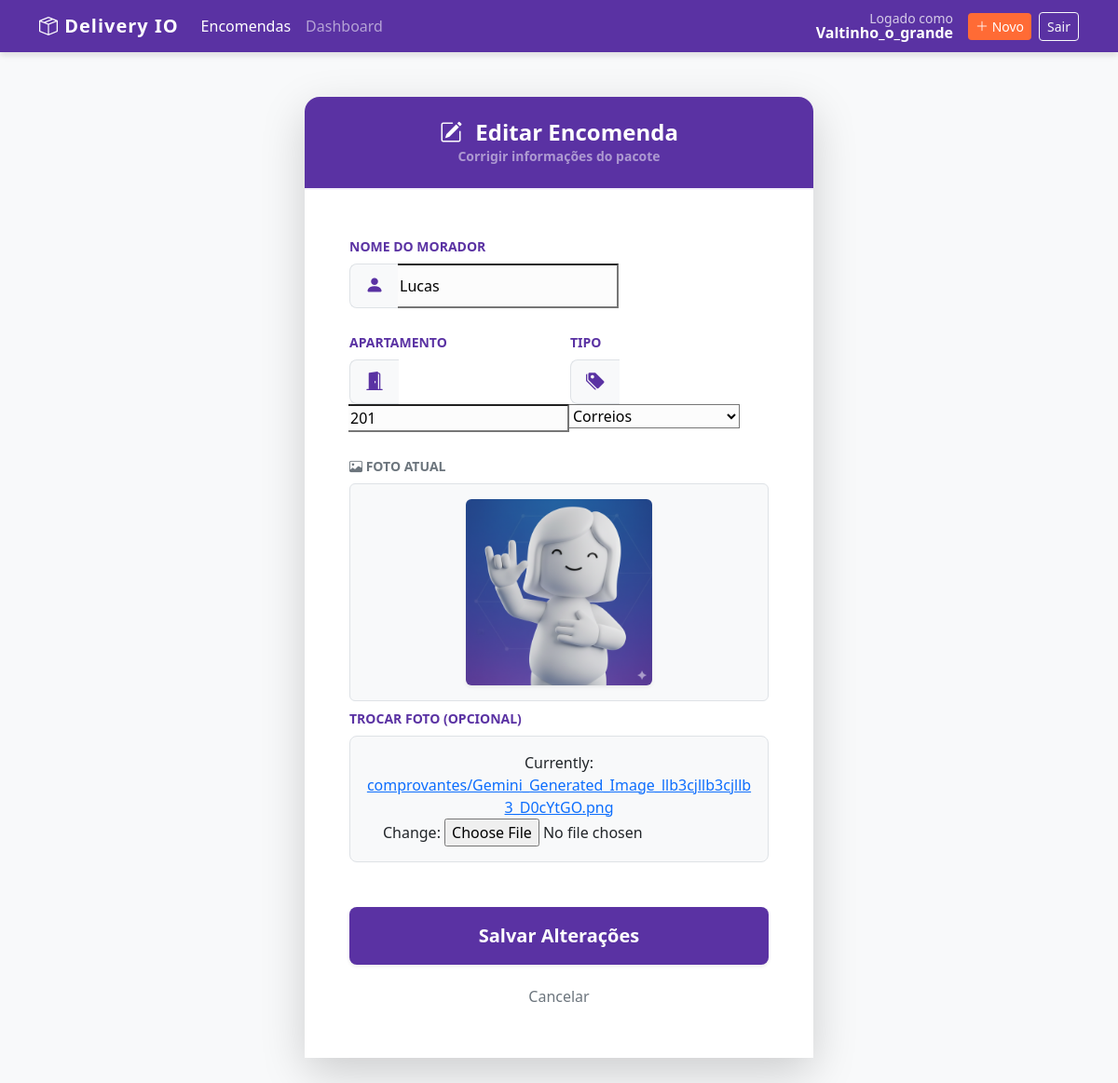
The app's page /package/2/update/ (signed in) with its own data.
### users/models.py (models this page shows, shortened)
class CustomUser(AbstractUser):
    email = models.EmailField(unique=True)
    building = models.ForeignKey(
        'building.Building',
        on_delete=models.SET_NULL,
        null=True,
    )

### package/models.py (models this page shows, shortened)
class Package(models.Model):
    owner_name = models.CharField(max_length=200)
    ap_number = models.PositiveSmallIntegerField(
        validators=[
            MinValueValidator(11),
            MaxValueValidator(283)
        ]
    )
    package_type = models.ForeignKey(
        'type.Type',
        on_delete=models.PROTECT,
        null=True,
        blank=True,
    )
    user_deliver = models.ForeignKey(
        'users.CustomUser',
        on_delete=models.PROTECT,
    )
    building = models.ForeignKey(
        'building.Building',
        on_delete=models.PROTECT,
        null=True
    )
    created_at = models.DateTimeField(auto_now_add=True)
    updated_at = models.DateTimeField(auto_now=True)
    photo_field = models.ImageField(
        upload_to='comprovantes/'
    )

### package/views.py (the view)
# urls.py: path('package/<int:pk>/update/', views.PackageUpdateView.as_view(), name='package_update'),
class PackageUpdateView(LoginRequiredMixin, UpdateView):
    model = Package
    form_class = PackageForms
    template_name = 'package_update.html'
    success_url = reverse_lazy('packages_list')

### package/forms.py
class PackageForms(forms.ModelForm):
    class Meta:
       model = models.Package
       fields = ["owner_name",
                 "ap_number",
                 "package_type",
                 "photo_field"
                 ]

### type/models.py (called while the page is built)
    def __str__(self):
        return self.type

### package/templates/package_update.html (shortened to what this page needs)
{% extends 'base.html' %}
{% block content %}
<div class="row justify-content-center py-4">
    <div class="col-md-8 col-lg-6">
        <div class="card shadow-lg border-0 rounded-4">
            <div class="card-header p-4 text-center" style="background-color: var(--primary-purple); border-top-left-radius: 1rem; border-top-right-radius: 1rem;">
                <h4 class="m-0 text-white fw-bold">
                    <i class="bi bi-pencil-square me-2"></i> Editar Encomenda
                </h4>
                <p class="text-white-50 mb-0 small">Corrigir informações do pacote</p>
            </div>
            <div class="card-body p-5 bg-white">
                <form method="post" enctype="multipart/form-data">
                    <div class="mb-4">
                        <label class="form-label text-purple fw-bold small text-uppercase">
                            Nome do Morador
                        </label>
                        <div class="input-group input-group-lg">
                            <span class="input-group-text bg-light border-end-0 text-purple">
                                <i class="bi bi-person-fill"></i>
                            </span>
                            {{ form.owner_name }}
                        </div>
                    </div>
                    <div class="row mb-4">
                        <div class="col-md-6">
                            <label class="form-label text-purple fw-bold small text-uppercase">
                                Apartamento
                            </label>
                            <div class="input-group input-group-lg">
                                <span class="input-group-text bg-light border-end-0 text-purple">
                                    <i class="bi bi-door-open-fill"></i>
                                </span>
                                {{ form.ap_number }}
                            </div>
                        </div>
                        <div class="col-md-6">
                            <label class="form-label text-purple fw-bold small text-uppercase">
                                Tipo
                            </label>
                            <div class="input-group input-group-lg">
                                <span class="input-group-text bg-light border-end-0 text-purple">
                                    <i class="bi bi-tags-fill"></i>
                                </span>
                                {{ form.package_type }}
                            </div>
                        </div>
                    </div>
                    <div class="mb-5">
                         <label class="form-label text-secondary fw-bold small text-uppercase">
                             <i class="bi bi-image"></i> Foto Atual
                         </label>
                         {% if object.photo_field %}
                            <div class="mb-6 text-center p-3 bg-light rounded border">
                                <img src="{{ object.photo_field.url }}" class="img-fluid rounded shadow-sm" style="max-height: 200px;">
                            </div>
                         {% endif %}
                        <label class="form-label text-purple fw-bold small text-uppercase mt-2">
                            Trocar Foto (Opcional)
                        </label>
                        <div class="p-3 bg-light rounded-3 border text-center">
                            {{ form.photo_field }}
                        </div>
                    </div>
                    <div class="d-grid gap-3">
                        <button type="submit" class="btn btn-purple btn-lg py-3 fw-bold shadow-sm">
                            Salvar Alterações
                        </button>
                        <a href="{% url 'packages_list' %}" class="btn btn-outline-secondary border-0">
                            Cancelar
                        </a>
                    </div>
                </form>
            </div>
        </div>
    </div>
</div>
{% endblock %}

### templates/base.html (shortened to what this page needs)
<!DOCTYPE html>
<html lang="pt-br">
<head>
    <link href="https://cdn.jsdelivr.net/npm/bootstrap@5.3.0/dist/css/bootstrap.min.css" rel="stylesheet">
    <link rel="stylesheet" href="https://cdn.jsdelivr.net/npm/bootstrap-icons@1.10.0/font/bootstrap-icons.css">
</head>
<body>
    <nav class="navbar navbar-expand-lg navbar-dark navbar-custom mb-4">
        <div class="container">
            <a class="navbar-brand" href="{% url 'packages_list' %}">
                <i class="bi bi-box-seam"></i> Delivery IO
            </a>
            <div class="collapse navbar-collapse" id="navbarNav">
                <ul class="navbar-nav me-auto">
                    <li class="nav-item">
                        <a class="nav-link active" href="{% url 'packages_list' %}">Encomendas</a>
                    </li>
                    <li class="nav-item">
                        <a class="nav-link" href="{% url 'dashboard' %}">Dashboard</a>
                    </li>
                </ul>
                {% if user.is_authenticated %}
                {% with url_name=request.resolver_match.url_name %}
                {% if url_name != 'login' and url_name != 'create_user' %}
                <div class="d-flex align-items-center text-white">
                    <div class="me-3 text-end lh-1">
                        <small class="d-block opacity-75">Logado como</small>
                        <span class="fw-bold">{{ user.username }}</span>
                    </div>
                    <a href="{% url 'package_create' %}" class="btn btn-orange btn-sm">
                        <i class="bi bi-plus-lg"></i> Novo
                    </a>
                    <form action="{% url 'login' %}" method="post" class="ms-2">
                        <button type="submit" class="btn btn-outline-light btn-sm">Sair</button>
                    </form>
                </div>
                {% endif %}
                {% endwith %}
                {% endif %}
            </div>
        </div>
    </nav>
    <div class="container pb-5">
        {% block content %}
        {% endblock %}
    </div>
</body>
</html>

### templates/base.html (style rules this page uses)
:root { --primary-purple: #5a32a3; --light-purple: #f3f0fa; --accent-orange: #ff6b35; --dark-bg: #1a1a1a; }
body { background-color: #f8f9fa; font-family: 'Segoe UI', Tahoma, Geneva, Verdana, sans-serif; }
.navbar-custom { background-color: var(--primary-purple); box-shadow: 0 4px 6px rgba(0, 0, 0, 0.1); }
.navbar-brand { font-weight: bold; letter-spacing: 1px; }
.btn-purple { background-color: var(--primary-purple); color: white; border: none; }
.btn-orange { background-color: var(--accent-orange); color: white; border: none; }
.text-purple { color: var(--primary-purple); }
.card { border: none; border-radius: 12px; box-shadow: 0 2px 15px rgba(0, 0, 0, 0.05); }
.card-header { background-color: white; border-bottom: 2px solid var(--light-purple); font-weight: 600; color: var(--primary-purple); }

### package/templates/package_update.html (style rules this page uses)
.input-group > input, .input-group > select, .input-group > .form-control { border-left: none; background-color: #fcfcfc; }

### records on screen
CustomUser: username "Valtinho_o_grande"
Package: owner_name "Lucas", ap_number "201", package_type "Correios", photo_field (picture)
